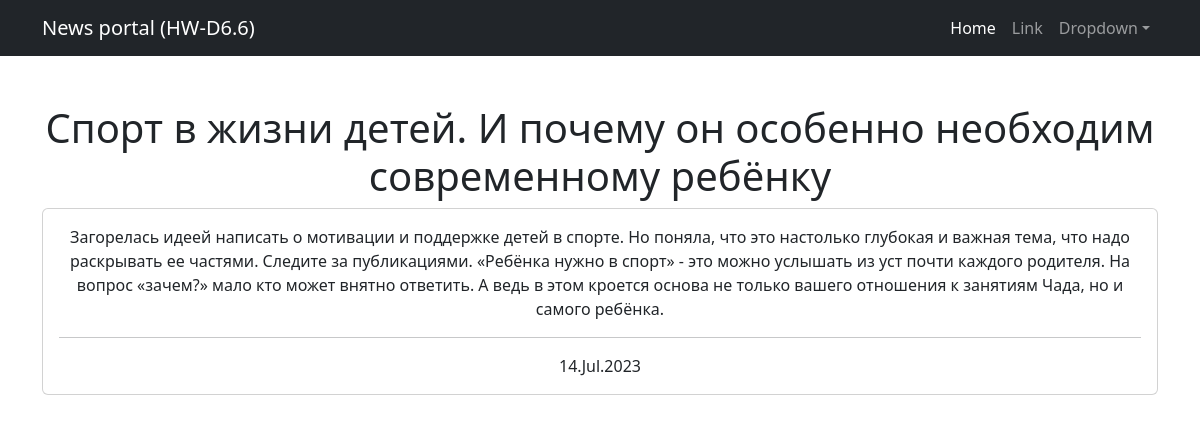
/news/3/, run on the app's committed database.
### news/models.py (models this page shows, shortened)
class Post(models.Model):
    author = models.ForeignKey(Author,
                               on_delete=models.CASCADE,
                               null=False)
    type = models.CharField(max_length=1,
                            choices=POST_TYPE,
                              default=news)
    publication_date = models.DateTimeField(auto_now_add=True)
    category = models.ManyToManyField(Category,
                                      through='PostCategory')
    title = models.CharField(max_length=100,
                             default='')
    content = models.TextField(default='Text here...')
    rating = models.IntegerField(default=0)

### news/views.py (the view)
# urls.py: path('<int:pk>/', PostDetail.as_view(), name = 'post_detail'),
class PostDetail(DetailView):
    model = Post
    template_name = 'post.html'
    context_object_name = 'post'

### templates/post.html (shortened to what this page needs)
{% extends 'flatpages/default.html' %}
{% block content %}
<h1>{{ post.title }}</h1>
<div class="card">
    <div class="card-body">
            {{ post.content }}
        <hr>
            {{ post.publication_date|date:'d.M.Y' }}
    </div>
</div>
{% endblock content %}

### data on the page
Post: title "Спорт в жизни детей. И почему он особенно необходим современному ребёнку", content "Загорелась идеей написать о мотивации и поддержке детей в спорте. Но поняла, что это настолько глубокая и важная тема, что надо раскрывать ее частями. Следите за публикациями. «Ребёнка нужно в спорт» - это можно услышать из уст почти каждого родителя. На вопрос «зачем?» мало кто может внятно ответить. А ведь в этом кроется основа не только вашего отношения к занятиям Чада, но и самого ребёнка.", publication_date "14.Jul.2023"
